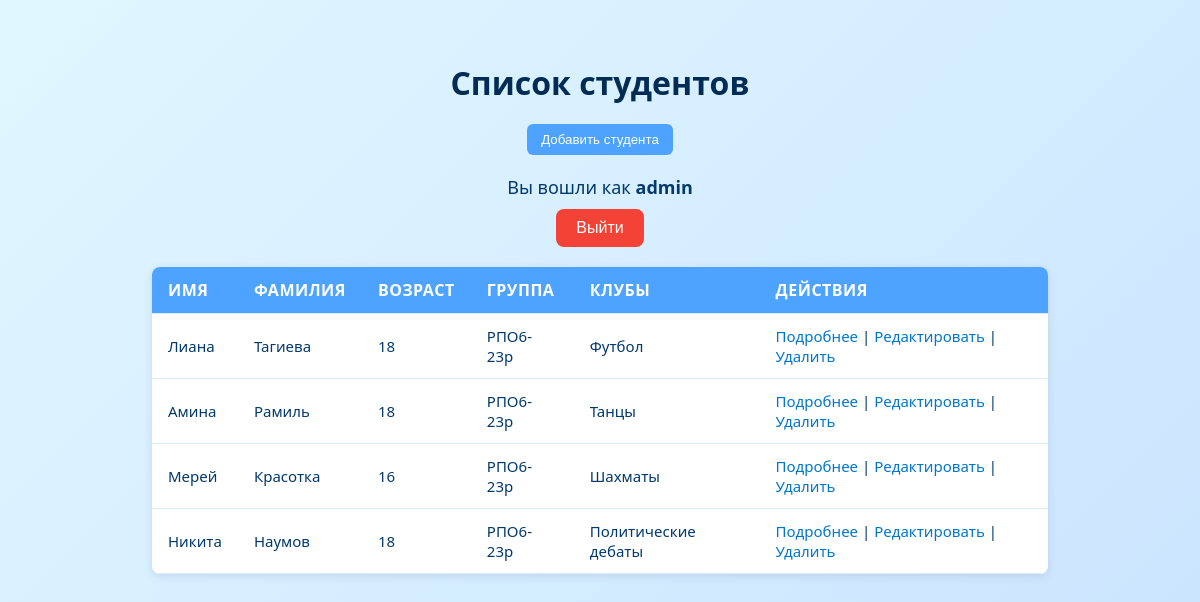
The app's page /students/ (signed in) with its own data.
### students/models.py (models this page shows, shortened)
class Student(models.Model):
    first_name = models.CharField(max_length=100)
    last_name = models.CharField(max_length=100)
    age = models.IntegerField()
    group = models.ForeignKey(Group, on_delete=models.CASCADE, null=True, blank=True)
    clubs = models.ManyToManyField(Club, blank=True)
    photo = models.ImageField(upload_to='students_photos/', blank=True, null=True)

class Group(models.Model):
    name = models.CharField(max_length=100)
    curator = models.CharField(max_length=100)
    def __str__(self):
        return self.name

class Club(models.Model):
    name = models.CharField(max_length=100)

### students/views.py (the view)
# urls.py: path("students/", views.student_list, name="student_list"),
@login_required
def student_list(request):
    students = Student.objects.all()
    return render(request, "students/index.html", {"students": students})

### students/templates/students/index.html (shortened to what this page needs)
{% load static %}
<!DOCTYPE html>
<html lang="ru">
<head>
    <link rel="stylesheet" href="{% static 'students/css/style.css' %}">
</head>
<body>
    <h1>Список студентов</h1>
    <div class="container">
        {% if perms.students.add_student %}
            <a href="{% url 'add_student' %}">
                <button>Добавить студента</button>
            </a>
        {% endif %}
    </div>
    <div class="logout-container">
        <p>Вы вошли как <b>{{ user.username }}</b></p>
        <a href="{% url 'logout' %}">
            <button class="logout-button">Выйти</button>
        </a>
    </div>
    {% if students %}
        <table>
            <tr>
                <th>Имя</th>
                <th>Фамилия</th>
                <th>Возраст</th>
                <th>Группа</th>
                <th>Клубы</th>
                <th>Действия</th>
            </tr>
            {% for student in students %}
                <tr>
                    <td>{{ student.first_name }}</td>
                    <td>{{ student.last_name }}</td>
                    <td>{{ student.age }}</td>
                    <td>{{ student.group }}</td>
                    <td>
                        {% if student.clubs.all %}
                            {% for club in student.clubs.all %}
                                {{ club.name }}{% if not forloop.last %}, {% endif %}
                            {% endfor %}
                        {% else %}
                            —
                        {% endif %}
                    </td>
                    <td>
                        <a href="{% url 'student_detail' student.id %}">Подробнее</a>
                        {% if perms.students.change_student %}
                            | <a href="{% url 'edit_student' student.id %}">Редактировать</a>
                        {% endif %}
                        {% if perms.students.delete_student %}
                            | <a href="{% url 'delete_student' student.id %}">Удалить</a>
                        {% endif %}
                    </td>
                </tr>
            {% endfor %}
        </table>
    {% else %}
        <p style="text-align:center;">Студентов пока нет</p>
    {% endif %}
</body>
</html>

### students/static/students/css/style.css (style rules this page uses)
body { font-family: "Segoe UI", Arial, sans-serif; background: linear-gradient(135deg, #e0f7ff, #cce5ff); margin: 0; padding: 40px; color: #03396c; }
h1, h2 { color: #022c54; text-align: center; margin-bottom: 20px; }
table { border-collapse: collapse; width: 80%; margin: 0 auto; background: white; box-shadow: 0 2px 10px rgba(0, 0, 50, 0.1); border-radius: 8px; overflow: hidden; }
th { background: #4da3ff; color: white; text-transform: uppercase; letter-spacing: 0.5px; }
td, th { padding: 12px 16px; text-align: left; border-bottom: 1px solid #d9ebff; }
a { color: #0077cc; text-decoration: none; font-weight: 500; }
button { background: #4da3ff; color: white; border: none; padding: 8px 14px; border-radius: 6px; cursor: pointer; font-weight: 500; }
p, td { font-size: 15px; }
.container { text-align: center; margin-top: 20px; }
.logout-container { text-align: center; margin: 20px 0; }
.logout-container p { font-size: 18px; margin-bottom: 10px; }
.logout-button { background-color: #f44336; color: white; border: none; padding: 10px 20px; border-radius: 8px; cursor: pointer; font-size: 16px; transition: 0.3s; }

### records on screen
Student: first_name "Лиана", last_name "Тагиева", age "18", group "РПО6-23р"
Club: name "Футбол"
Student: first_name "Амина", last_name "Рамиль", age "18", group "РПО6-23р"
Club: name "Танцы"
Student: first_name "Мерей", last_name "Красотка", age "16", group "РПО6-23р"
Club: name "Шахматы"
Student: first_name "Никита", last_name "Наумов", age "18", group "РПО6-23р"
Club: name "Политические дебаты"

### other values on screen
{{ user.username }} "admin"
